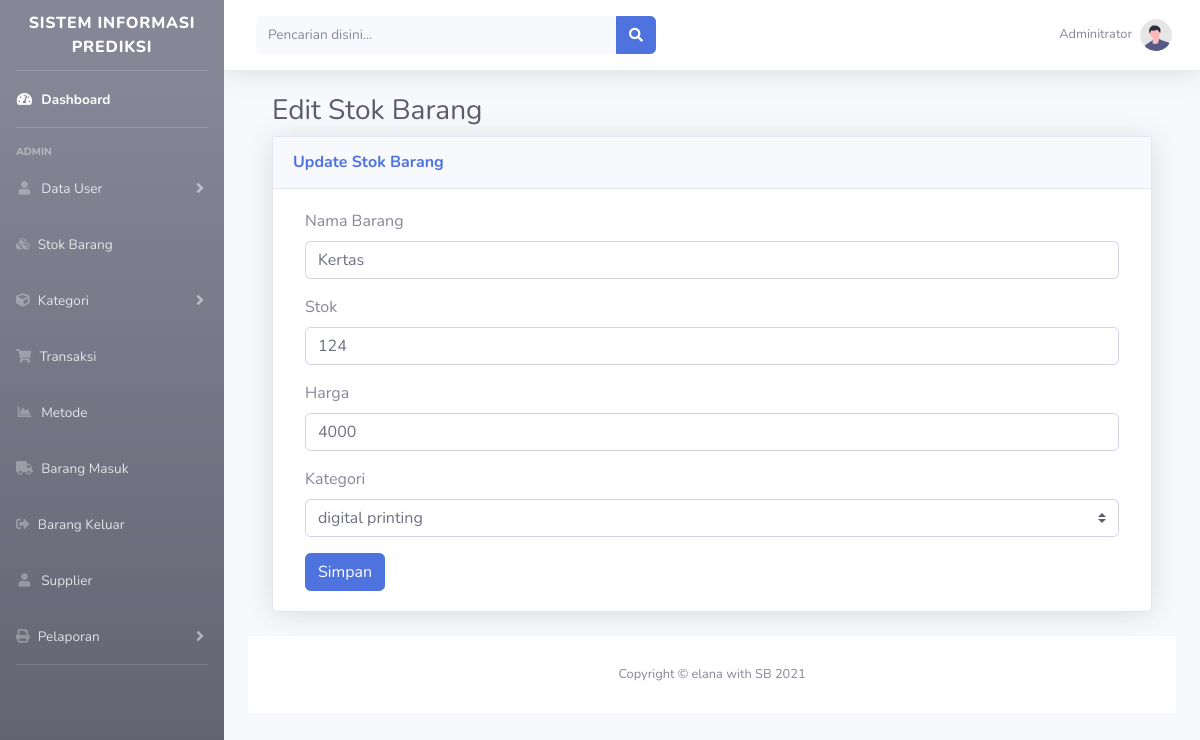
Page /?halaman=stok&aksi=edit&id=1 (signed in) on the committed database.
### tables this page shows
CREATE TABLE `stok` (
  `id` int(11) NOT NULL,
  `nama_barang` varchar(150) NOT NULL,
  `jenis` varchar(100) NOT NULL,
  `stok` int(11) DEFAULT NULL,
  `harga` int(50) NOT NULL,
  `kategori` varchar(150) NOT NULL
);

CREATE TABLE `kategori` (
  `id` int(5) NOT NULL,
  `nama_kategori` varchar(100) DEFAULT NULL
);

### page/stok/edit_barang.php (the view, shortened to what this page needs)
<div class="container-fluid">
    <h1 class="h3 mb-2 text-gray-800">Edit Stok Barang</h1>
    <div class="card shadow mb-4">
        <div class="card-header py-3">
            <h6 class="m-0 font-weight-bold text-primary">Update Stok Barang</h6>
        </div>
        <div class="card-body">
            <div class="col-lg-12">
                <div class="box box-primary">
                        <?php
                        $sql = mysqli_query($conn, "SELECT * FROM stok where id = '$_GET[id]'") or die(mysqli_error());
                        $data = mysqli_fetch_array($sql);
                        ?>
                    <form role="form" method="post">
                        <div class="box-body">
                            <div class="form-group">
                                <label for="exampleInputEmail1">Nama Barang</label>
                                <input type="text" class="form-control" id="exampleInputEmail1" placeholder="Masukan Nama barang" name="nama_barang" required value="<?= $data['nama_barang'] ?>">
                            </div>
                            <div class="form-group">
                                <label for="exampleInputEmail1">Stok</label>
                                <input type="text" class="form-control" id="exampleInputEmail1" placeholder="Masukan stok" name="stok" required value="<?= $data['stok'] ?>">
                            </div>
                            <div class="form-group">
                                <label for="exampleInputEmail1">Harga</label>
                                <input type="text" class="form-control" id="exampleInputEmail1" placeholder="Masukan Harga" name="harga" required value="<?= $data['harga'] ?>">
                            </div>
                            <div class="form-group">
                            <label for="exampleInputEmail1">Kategori</label>
                            <select name="kategori" class="custom-select">
                                <?php $kategori = mysqli_query($conn, "SELECT * from kategori"); ?>
                                <?php foreach ($kategori as $row) : ?>
                                    <option value="<?php echo $row['id'] ?>" <?php if ($data['kategori']==$row['id']){echo "selected";} ?>><?php echo $row['nama_kategori'] ?>
                                    </option>
                                <?php endforeach ?>
                            </select>
                        </div>
                        </div>
                        <div class="box-footer">
                            <button type="submit" class="btn btn-primary" name="simpan">Simpan</button>
                        </div>
                    </form>
                </div>
            </div>
        </div>
    </div>

### rows in the picture
stok: nama_barang "Kertas", stok "124", harga "4000", kategori "digital printing"
